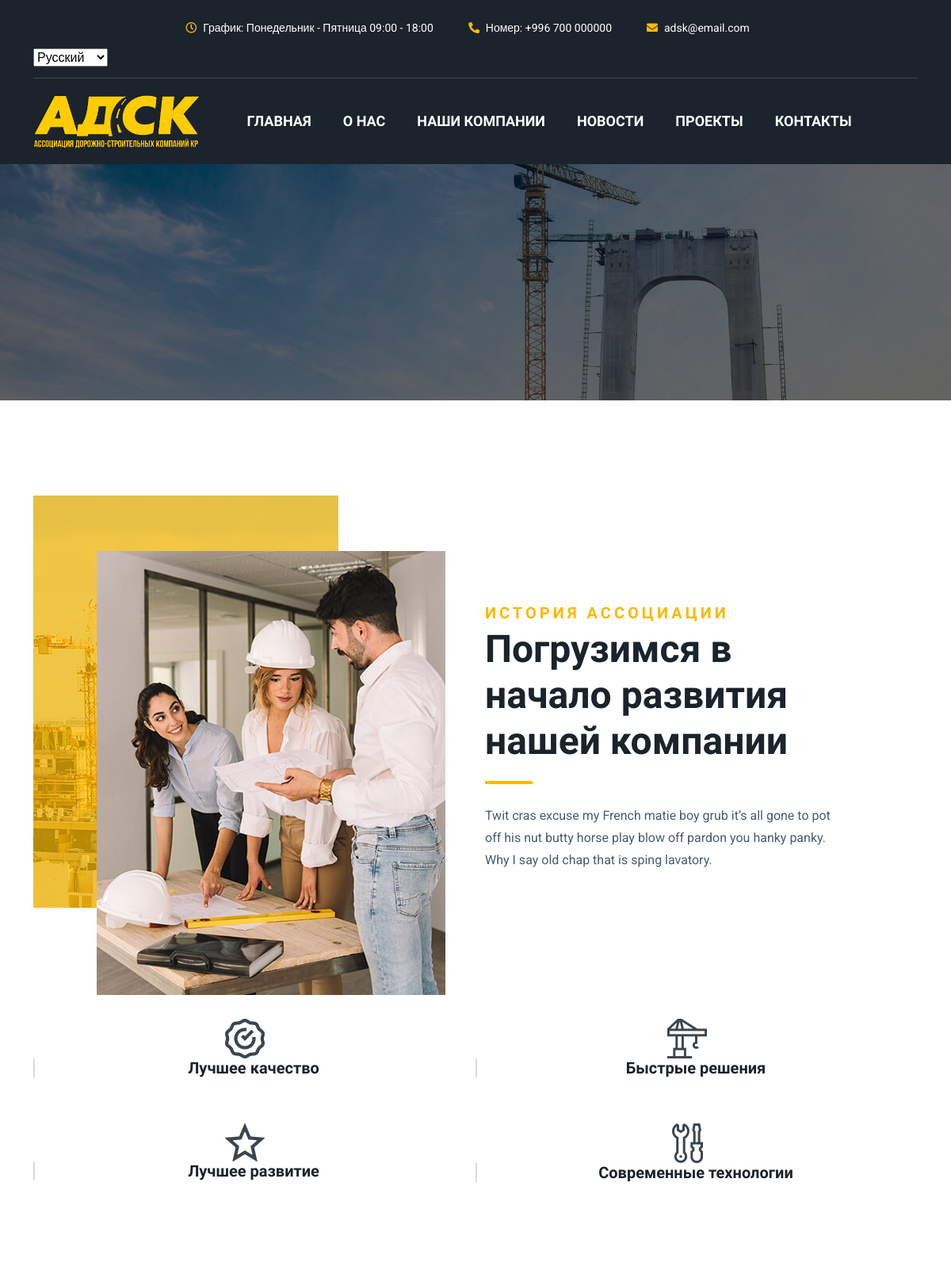
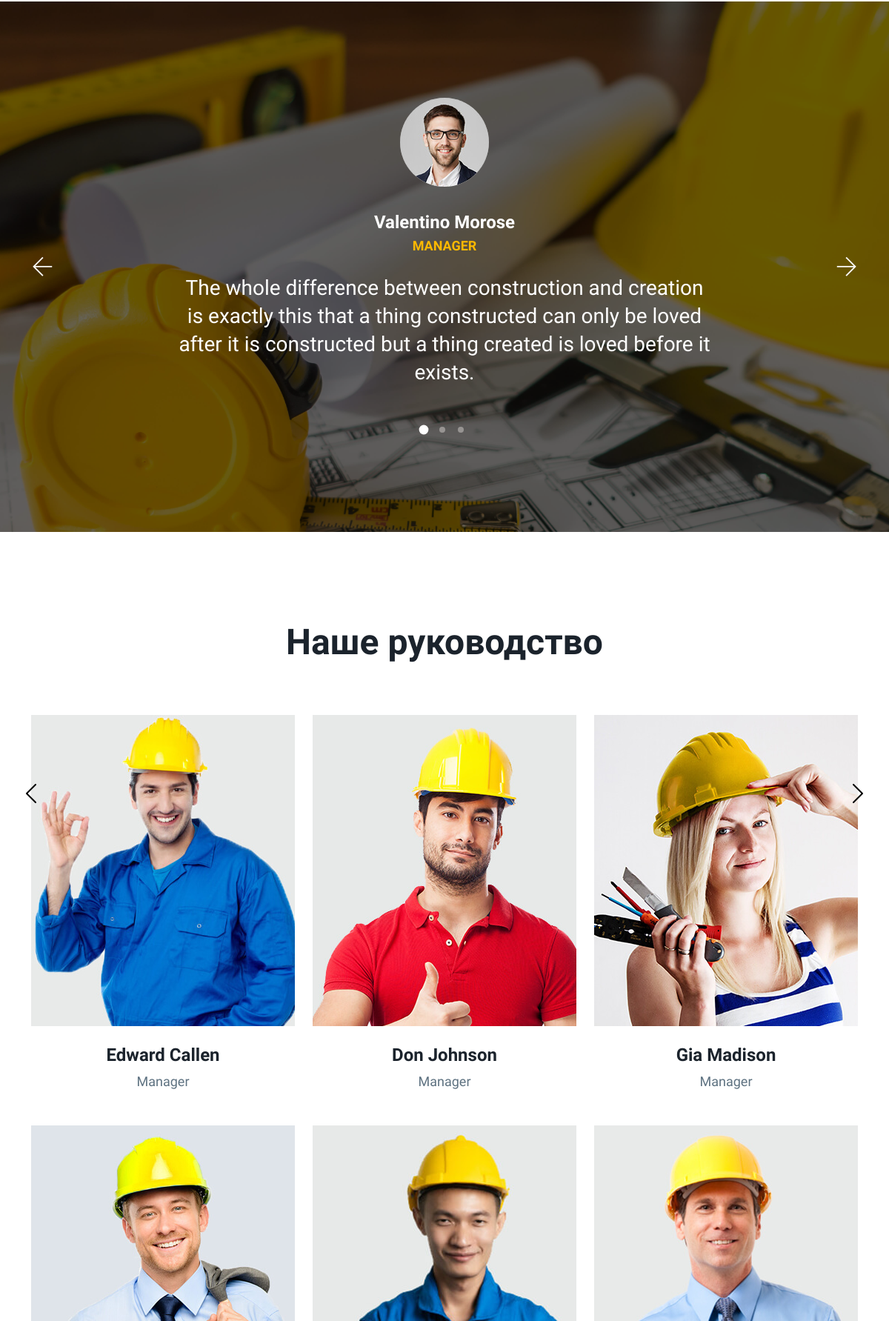
The page /about/ (upper part) on the database its author committed (2 pictures, top to bottom).
### first/models.py (models this page shows, shortened)
class Employee(models.Model):
    full_name = models.CharField(max_length=200, verbose_name="ФИО")
    position = models.CharField(max_length=300, verbose_name="Должность")
    image = models.ImageField(null=True, blank=True, upload_to="doctors")

### first/views.py (the view)
# urls.py: path('about/', employee, name='about'),
def employee(request):
    employee_ = Employee.objects.all()
    congresses = InternationalCongresses.objects.all()
    context = {"employee": employee_, "congresses": congresses}
    return render(request, "about.html", context)

### templates/about.html (shortened to what this page needs)
{% extends 'index.html' %}
{% load static %}
{% load i18n%}
{% block page %}
<html lang="en">
            <section class="banner_area">
                <div class="overlay_bg parallax-effect" style="background: url(/static/img/banner1.jpg) no-repeat;"></div>
            </section>
            <section class="con_work_process_area sec_gap">
                <div class="container">
                    <div class="row">
                        <div class="col-lg-6">
                            <div class="con_work_img">
                                <div data-parallax='{"x": -10, "y": 10}' class="img_one">
                                </div>
                                <div data-parallax='{"x": -10, "y": -25}' class="img_two">
                                    <img src="{% static 'img/home/1.jpg'%}" alt="">
                                </div>
                            </div>
                        </div>
                        <div class="col-lg-6 d-flex align-items-center">
                            <div class="con_work_content">
                                <div class="section_title">
                                    <h6 class="con_title_top">{% trans 'История Ассоциации'%}</h6>
                                    <h2 class="con_title">{% trans 'Погрузимся в начало развития нашей компании'%}</h2>
                                    <div class="line_bottom"></div>
                                    <p class="con_p">Twit cras excuse my French matie boy grub it’s all gone to pot off his nut butty horse play blow off pardon you hanky panky. Why I say old chap that is sping lavatory.</p>
                                </div>
                            </div>
                        </div>
                        <div class="row targets">
                                    <div class="col-lg-6 col-sm-6">
                                        <div class="media con_features_item">
                                            <div class="media_icon">
                                                <img src="{% static 'img/home-1/icon1.png' %}" alt="">
                                            </div>
                                            <div class="media-body">
                                                <h3>Лучшее качество</h3>
                                            </div>
                                        </div>
                                    </div>
                                    <div class="col-lg-6 col-sm-6">
                                        <div class="media con_features_item">
                                            <div class="media_icon">
                                                <img src="{% static 'img/home-1/icon2.png'%}" alt="">
                                            </div>
                                            <div class="media-body">
                                                <h3>Быстрые решения</h3>
                                            </div>
                                        </div>
                                    </div>
                                    <div class="col-lg-6 col-sm-6">
                                        <div class="media con_features_item">
                                            <div class="media_icon">
                                                <img src="{% static 'img/home-1/icon3.png' %}" alt="">
                                            </div>
                                            <div class="media-body">
                                                <h3>Лучшее развитие</h3>
                                            </div>
                                        </div>
                                    </div>
                                    <div class="col-lg-6 col-sm-6">
                                        <div class="media con_features_item">
                                            <div class="media_icon">
                                                <img src="{% static 'img/home-1/icon4.png' %}" alt="">
                                            </div>
                                            <div class="media-body">
                                                <h3>Современные технологии</h3>
                                            </div>
                                        </div>
                                    </div>
                                </div>
                    </div>
                </div>
            </section>
            <section class="con_testimonial_area">
                <div class="overlay_bg parallax-effect" style="background: url(/static/img/home-1/testimonial-bg.jpg) no-repeat;"></div>
                <div class="container">
                    <div class="con_testimonial_info">
                        <div class="custom_nav_two">
                            <i class="ti-arrow-left prev"></i>
                            <i class="ti-arrow-right next"></i>
                        </div>
                        <div class="con_testimonial_slider">
                            <div class="testimonial_item">
                                <div class="author_img"><img src="{% static 'img/home-1/author.jpg'%}" alt=""></div>
                                <h5>Valentino Morose</h5>
                                <h6>MANAGER</h6>
                                <p>The whole difference between construction and creation is exactly this that a thing constructed can only be loved after it is constructed but a thing created is loved before it exists.</p>
                            </div>
                        </div>
                    </div>
                </div>
            </section>
            <section class="con_team_area_three sec_gap">
                <div class="container">
                    <div class="section_title text-center wow fadeInUp" data-wow-delay="0.2s">
                        <h2 class="con_title">{% trans 'Наше руководство'%}</h2>
                    </div>
                    <div class="row">
                        {% for em in employee %}
                        <div class="col-lg-4 col-sm-6 wow fadeInLeft" data-wow-delay="0.1s">
                            <div class="con_team_item_two">
                                <div class="team_img hover_effect">
                                    <img src={{em.image.url}} alt="team1">
                                    <div class="social_icon">
                                    </div>
                                </div>
                                <div class="content">
                                    <a href="#">
                                        <h5>{{em.full_name}}</h5>
                                    </a>
                                    <p>{{em.position}}</p>
                                </div>
                            </div>
                        </div>
                                    {% endfor %}
                    </div>
                </div>
            </section>
            <div class="carousel-container">
      <div class="inner-carousel">
        <div class="nav">
          <button class="prev"><i class="carousel-control-prev-icon"></i></button>
          <button class="next"><i class="carousel-control-next-icon"></i></button>
        </div>
  </div>
</div>
{% endblock %}

### rows shown on the page
Employee: image (picture), full_name "Edward Callen", position "Manager"
Employee: image (picture), full_name "Don Johnson", position "Manager"
Employee: image (picture), full_name "Gia Madison", position "Manager"
Employee: image (picture)
Employee: image (picture)
Employee: image (picture)

### other values the page prints
form field language "Русский"
